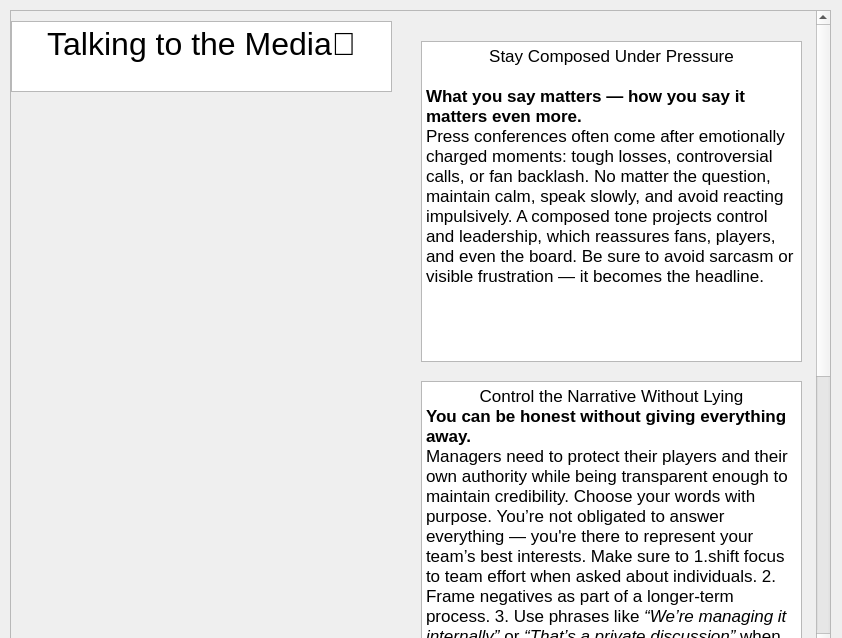
<?xml version="1.0" encoding="UTF-8"?>
<ui version="4.0">
 <class>mediaLesson</class>
 <widget class="QWidget" name="mediaLesson">
  <property name="geometry">
   <rect>
    <x>0</x>
    <y>0</y>
    <width>842</width>
    <height>638</height>
   </rect>
  </property>
  <property name="windowTitle">
   <string>Form</string>
  </property>
  <widget class="QScrollArea" name="scrollArea">
   <property name="geometry">
    <rect>
     <x>10</x>
     <y>10</y>
     <width>821</width>
     <height>638</height>
    </rect>
   </property>
   <property name="widgetResizable">
    <bool>true</bool>
   </property>
   <widget class="QWidget" name="scrollAreaWidgetContents">
    <property name="geometry">
     <rect>
      <x>0</x>
      <y>0</y>
      <width>802</width>
      <height>1100</height>
     </rect>
    </property>
    <property name="minimumSize">
     <size>
      <width>0</width>
      <height>1100</height>
     </size>
    </property>
    <widget class="QTextBrowser" name="textBrowser_5">
     <property name="geometry">
      <rect>
       <x>0</x>
       <y>10</y>
       <width>381</width>
       <height>71</height>
      </rect>
     </property>
     <property name="html">
      <string>&lt;!DOCTYPE HTML PUBLIC &quot;-//W3C//DTD HTML 4.0//EN&quot; &quot;http://www.w3.org/TR/REC-html40/strict.dtd&quot;&gt;
&lt;html&gt;&lt;head&gt;&lt;meta name=&quot;qrichtext&quot; content=&quot;1&quot; /&gt;&lt;meta charset=&quot;utf-8&quot; /&gt;&lt;style type=&quot;text/css&quot;&gt;
p, li { white-space: pre-wrap; }
hr { height: 1px; border-width: 0; }
li.unchecked::marker { content: &quot;\2610&quot;; }
li.checked::marker { content: &quot;\2612&quot;; }
&lt;/style&gt;&lt;/head&gt;&lt;body style=&quot; font-family:'Segoe UI'; font-size:9pt; font-weight:400; font-style:normal;&quot;&gt;
&lt;p align=&quot;center&quot; style=&quot; margin-top:0px; margin-bottom:0px; margin-left:0px; margin-right:0px; -qt-block-indent:0; text-indent:0px;&quot;&gt;&lt;span style=&quot; font-family:'.AppleSystemUIFont'; font-size:24pt;&quot;&gt;Talking to the Media🥶&lt;/span&gt;&lt;/p&gt;&lt;/body&gt;&lt;/html&gt;</string>
     </property>
    </widget>
    <widget class="QTextBrowser" name="textBrowser_4">
     <property name="geometry">
      <rect>
       <x>410</x>
       <y>370</y>
       <width>381</width>
       <height>361</height>
      </rect>
     </property>
     <property name="html">
      <string>&lt;!DOCTYPE HTML PUBLIC &quot;-//W3C//DTD HTML 4.0//EN&quot; &quot;http://www.w3.org/TR/REC-html40/strict.dtd&quot;&gt;
&lt;html&gt;&lt;head&gt;&lt;meta name=&quot;qrichtext&quot; content=&quot;1&quot; /&gt;&lt;meta charset=&quot;utf-8&quot; /&gt;&lt;style type=&quot;text/css&quot;&gt;
p, li { white-space: pre-wrap; }
hr { height: 1px; border-width: 0; }
li.unchecked::marker { content: &quot;\2610&quot;; }
li.checked::marker { content: &quot;\2612&quot;; }
&lt;/style&gt;&lt;/head&gt;&lt;body style=&quot; font-family:'Segoe UI'; font-size:9pt; font-weight:400; font-style:normal;&quot;&gt;
&lt;p align=&quot;center&quot; style=&quot; margin-top:0px; margin-bottom:0px; margin-left:0px; margin-right:0px; -qt-block-indent:0; text-indent:0px;&quot;&gt;&lt;span style=&quot; font-family:'.AppleSystemUIFont'; font-size:13pt;&quot;&gt;Control the Narrative Without Lying&lt;/span&gt;&lt;/p&gt;
&lt;p style=&quot; margin-top:0px; margin-bottom:0px; margin-left:0px; margin-right:0px; -qt-block-indent:0; text-indent:0px;&quot;&gt;&lt;span style=&quot; font-family:'.AppleSystemUIFont'; font-size:13pt; font-weight:700;&quot;&gt;You can be honest without giving everything away.&lt;/span&gt;&lt;span style=&quot; font-family:'.AppleSystemUIFont'; font-size:13pt;&quot;&gt;&lt;br /&gt;Managers need to protect their players and their own authority while being transparent enough to maintain credibility. Choose your words with purpose. You’re not obligated to answer everything — you're there to represent your team’s best interests. Make sure to 1.shift focus to team effort when asked about individuals. 2. Frame negatives as part of a longer-term process. 3. Use phrases like &lt;/span&gt;&lt;span style=&quot; font-family:'.AppleSystemUIFont'; font-size:13pt; font-style:italic;&quot;&gt;“We’re managing it internally”&lt;/span&gt;&lt;span style=&quot; font-family:'.AppleSystemUIFont'; font-size:13pt;&quot;&gt; or &lt;/span&gt;&lt;span style=&quot; font-family:'.AppleSystemUIFont'; font-size:13pt; font-style:italic;&quot;&gt;“That’s a private discussion”&lt;/span&gt;&lt;span style=&quot; font-family:'.AppleSystemUIFont'; font-size:13pt;&quot;&gt; when necessary. &lt;/span&gt;&lt;/p&gt;&lt;/body&gt;&lt;/html&gt;</string>
     </property>
    </widget>
    <widget class="QTextBrowser" name="textBrowser_3">
     <property name="geometry">
      <rect>
       <x>410</x>
       <y>760</y>
       <width>381</width>
       <height>251</height>
      </rect>
     </property>
     <property name="html">
      <string>&lt;!DOCTYPE HTML PUBLIC &quot;-//W3C//DTD HTML 4.0//EN&quot; &quot;http://www.w3.org/TR/REC-html40/strict.dtd&quot;&gt;
&lt;html&gt;&lt;head&gt;&lt;meta name=&quot;qrichtext&quot; content=&quot;1&quot; /&gt;&lt;meta charset=&quot;utf-8&quot; /&gt;&lt;style type=&quot;text/css&quot;&gt;
p, li { white-space: pre-wrap; }
hr { height: 1px; border-width: 0; }
li.unchecked::marker { content: &quot;\2610&quot;; }
li.checked::marker { content: &quot;\2612&quot;; }
&lt;/style&gt;&lt;/head&gt;&lt;body style=&quot; font-family:'Segoe UI'; font-size:9pt; font-weight:400; font-style:normal;&quot;&gt;
&lt;p style=&quot; margin-top:0px; margin-bottom:0px; margin-left:0px; margin-right:0px; -qt-block-indent:0; text-indent:0px;&quot;&gt;&lt;span style=&quot; font-family:'.AppleSystemUIFont'; font-size:13pt;&quot;&gt;Show Accountability, Not Weakness&lt;/span&gt;&lt;/p&gt;
&lt;p style=&quot; margin-top:0px; margin-bottom:0px; margin-left:0px; margin-right:0px; -qt-block-indent:0; text-indent:0px;&quot;&gt;&lt;span style=&quot; font-family:'.AppleSystemUIFont'; font-size:13pt; font-weight:700;&quot;&gt;Admit when things aren’t good — but don’t sound defeated.&lt;/span&gt;&lt;span style=&quot; font-family:'.AppleSystemUIFont'; font-size:13pt;&quot;&gt;&lt;br /&gt;The media respect managers who own poor performances, but you must do it while reinforcing belief in your plan. Avoid blaming referees, conditions, or individuals unless absolutely justified. Instead, highlight lessons, talk about solutions, and emphasize unity.&lt;/span&gt;&lt;/p&gt;&lt;/body&gt;&lt;/html&gt;</string>
     </property>
    </widget>
    <widget class="QLabel" name="label">
     <property name="geometry">
      <rect>
       <x>0</x>
       <y>110</y>
       <width>381</width>
       <height>391</height>
      </rect>
     </property>
     <property name="text">
      <string/>
     </property>
     <property name="pixmap">
      <pixmap resource="Resources.qrc">:/new/prefix1/Images/emery.jpg</pixmap>
     </property>
     <property name="scaledContents">
      <bool>true</bool>
     </property>
    </widget>
    <widget class="QTextBrowser" name="textBrowser_2">
     <property name="geometry">
      <rect>
       <x>410</x>
       <y>30</y>
       <width>381</width>
       <height>321</height>
      </rect>
     </property>
     <property name="html">
      <string>&lt;!DOCTYPE HTML PUBLIC &quot;-//W3C//DTD HTML 4.0//EN&quot; &quot;http://www.w3.org/TR/REC-html40/strict.dtd&quot;&gt;
&lt;html&gt;&lt;head&gt;&lt;meta name=&quot;qrichtext&quot; content=&quot;1&quot; /&gt;&lt;meta charset=&quot;utf-8&quot; /&gt;&lt;style type=&quot;text/css&quot;&gt;
p, li { white-space: pre-wrap; }
hr { height: 1px; border-width: 0; }
li.unchecked::marker { content: &quot;\2610&quot;; }
li.checked::marker { content: &quot;\2612&quot;; }
&lt;/style&gt;&lt;/head&gt;&lt;body style=&quot; font-family:'Segoe UI'; font-size:9pt; font-weight:400; font-style:normal;&quot;&gt;
&lt;p align=&quot;center&quot; style=&quot; margin-top:0px; margin-bottom:0px; margin-left:0px; margin-right:0px; -qt-block-indent:0; text-indent:0px;&quot;&gt;&lt;span style=&quot; font-family:'.AppleSystemUIFont'; font-size:13pt;&quot;&gt;Stay Composed Under Pressure&lt;/span&gt;&lt;/p&gt;
&lt;p style=&quot;-qt-paragraph-type:empty; margin-top:0px; margin-bottom:0px; margin-left:0px; margin-right:0px; -qt-block-indent:0; text-indent:0px; font-family:'.AppleSystemUIFont'; font-size:13pt;&quot;&gt;&lt;br /&gt;&lt;/p&gt;
&lt;p style=&quot; margin-top:0px; margin-bottom:0px; margin-left:0px; margin-right:0px; -qt-block-indent:0; text-indent:0px;&quot;&gt;&lt;span style=&quot; font-family:'.AppleSystemUIFont'; font-size:13pt; font-weight:700;&quot;&gt;What you say matters — how you say it matters even more.&lt;/span&gt;&lt;span style=&quot; font-family:'.AppleSystemUIFont'; font-size:13pt;&quot;&gt;&lt;br /&gt;Press conferences often come after emotionally charged moments: tough losses, controversial calls, or fan backlash. No matter the question, maintain calm, speak slowly, and avoid reacting impulsively. A composed tone projects control and leadership, which reassures fans, players, and even the board. Be sure to avoid sarcasm or visible frustration — it becomes the headline.&lt;/span&gt;&lt;/p&gt;&lt;/body&gt;&lt;/html&gt;</string>
     </property>
    </widget>
   </widget>
  </widget>
 </widget>
 <resources>
  <include location="Resources.qrc"/>
 </resources>
 <connections/>
</ui>
